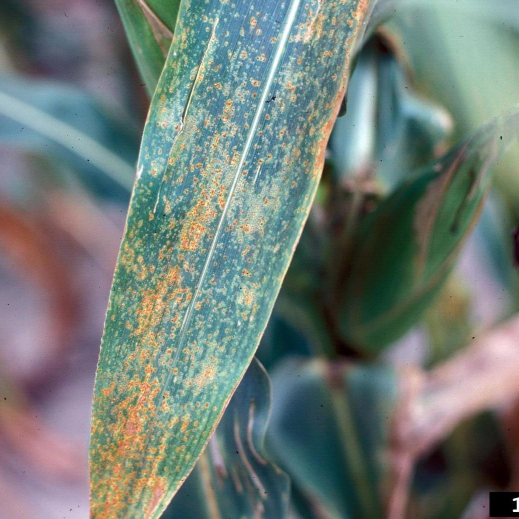
#> input picture temp_upload.jpg, 1038 x 1038 px (shown at 1/2 size)
$ python -i pipeline.py   (imports and definitions only)
#> lines starting #> are read from the running program, lines starting #| are printed output that depends on the picture; after the words box and inside, x2 and y2 are one past the last pixel; in counts of white or black regions, pixels touching at a corner belong together
#> further down, picture is the input picture: shape (1038, 1038, 3); mean B, G, R 118.6, 124.4, 113
from __future__ import annotations

from dataclasses import dataclass

import cv2
import numpy as np


@dataclass
class PreprocessConfig:
    size: int = 224
    gaussian_ksize: int = 3
    gaussian_sigma: float = 0.0
    clahe_clip: float = 2.0
    clahe_grid: int = 8
    hsv_lower: tuple[int, int, int] = (25, 40, 40)
    hsv_upper: tuple[int, int, int] = (90, 255, 255)


def _odd_ksize(k: int) -> int:
    k = int(k)
    if k < 1:
        return 1
    return k if k % 2 == 1 else k + 1


def preprocess_bgr_to_rgb(image_bgr: np.ndarray, cfg: PreprocessConfig | None = None) -> np.ndarray:
    """
    OpenCV preprocessing: resize, light blur, HSV leaf mask, morphology,
    masked color image, CLAHE on L channel (LAB), return RGB uint8 HxWx3.
    """
    cfg = cfg or PreprocessConfig()
    if image_bgr.ndim != 3 or image_bgr.shape[2] != 3:
        raise ValueError("Expected HxWx3 BGR image")

    work = image_bgr.astype(np.uint8, copy=False)
    h, w = work.shape[:2]
#> h = 1038; w = 1038
    scale = cfg.size / max(h, w)
#> scale = 0.216
    new_w = max(1, int(round(w * scale)))
#> new_w = 224
    new_h = max(1, int(round(h * scale)))
#> new_h = 224
    resized = cv2.resize(work, (new_w, new_h), interpolation=cv2.INTER_AREA)
    resized = cv2.resize(resized, (cfg.size, cfg.size), interpolation=cv2.INTER_AREA)

    k = _odd_ksize(cfg.gaussian_ksize)
    blurred = cv2.GaussianBlur(resized, (k, k), cfg.gaussian_sigma)

    hsv = cv2.cvtColor(blurred, cv2.COLOR_BGR2HSV)
#> hsv: shape (224, 224, 3); mean H, S, V 79.7, 69.9, 134.3
    lower = np.array(cfg.hsv_lower, dtype=np.uint8)
    upper = np.array(cfg.hsv_upper, dtype=np.uint8)
    mask = cv2.inRange(hsv, lower, upper)
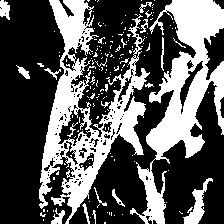
#> mask: shape (224, 224); 34.4% white; 176 white regions (157 under 20 px), largest, box (x1, y1, x2, y2) and area: (39, 0, 150, 224) 8062, (130, 0, 224, 224) 7328, (183, 178, 213, 224) 450
    kernel = cv2.getStructuringElement(cv2.MORPH_ELLIPSE, (5, 5))
    mask = cv2.morphologyEx(mask, cv2.MORPH_CLOSE, kernel, iterations=1)
#> mask: shape (224, 224); 41.7% white; 39 white regions (33 under 20 px), largest, box (x1, y1, x2, y2) and area: (37, 0, 224, 224) 19978, (183, 178, 213, 224) 499, (0, 0, 10, 20) 157, (16, 65, 30, 79) 86, (112, 189, 125, 207) 67, (115, 38, 127, 52) 56
    mask = cv2.morphologyEx(mask, cv2.MORPH_OPEN, kernel, iterations=1)
#> mask: shape (224, 224); 39.1% white; 17 white regions (1 under 20 px), largest, box (x1, y1, x2, y2) and area: (39, 0, 154, 212) 11105, (146, 0, 224, 160) 6423, (138, 167, 166, 224) 941

    segmented = cv2.bitwise_and(blurred, blurred, mask=mask)
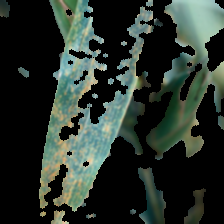
#> segmented: shape (224, 224, 3); mean B, G, R 44.2, 51.3, 41.4
    lab = cv2.cvtColor(segmented, cv2.COLOR_BGR2LAB)
#> lab: shape (224, 224, 3); mean of channels 0, 1, 2 51.9, 123.1, 130.8
    l_ch, a_ch, b_ch = cv2.split(lab)
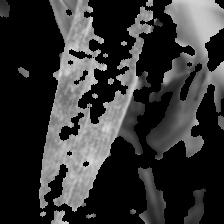
#> l_ch: shape (224, 224); min 0, max 222, mean 51.9
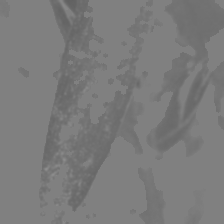
#> a_ch: shape (224, 224); min 97, max 142, mean 123.1
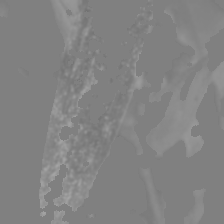
#> b_ch: shape (224, 224); min 114, max 164, mean 130.8
    clahe = cv2.createCLAHE(clipLimit=float(cfg.clahe_clip), tileGridSize=(cfg.clahe_grid, cfg.clahe_grid))
    l_eq = clahe.apply(l_ch)
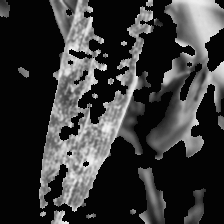
#> l_eq: shape (224, 224); min 2, max 243, mean 55.6
    merged = cv2.merge((l_eq, a_ch, b_ch))
#> merged: shape (224, 224, 3); mean of channels 0, 1, 2 55.6, 123.1, 130.8
    out_bgr = cv2.cvtColor(merged, cv2.COLOR_LAB2BGR)
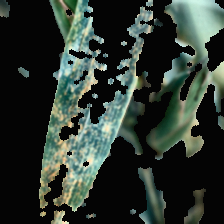
#> out_bgr: shape (224, 224, 3); mean B, G, R 48.6, 55.8, 45.8
    out_rgb = cv2.cvtColor(out_bgr, cv2.COLOR_BGR2RGB)
    return out_rgb.astype(np.uint8)

>>> import cv2
>>> picture = cv2.imread('../../temp_upload.jpg')
>>> result = preprocess_bgr_to_rgb(picture)

$ run again, on temp_heatmap.png
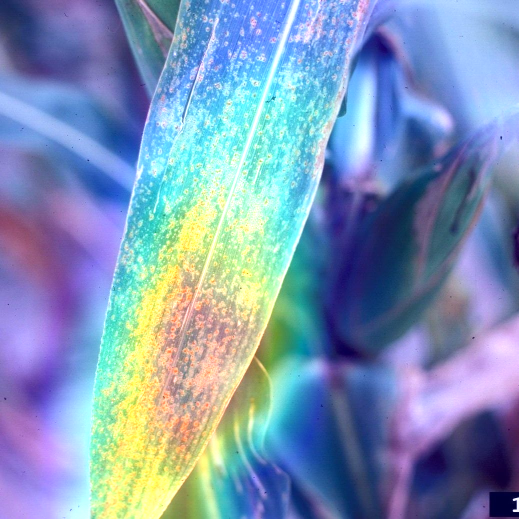
#> input picture temp_heatmap.png, 1038 x 1038 px (shown at 1/2 size)
#> picture is the input picture: shape (1038, 1038, 3); mean B, G, R 182.2, 149.7, 126.7
#> hsv: shape (224, 224, 3); mean H, S, V 99.1, 117.3, 197.4
#> in preprocess_bgr_to_rgb, `mask = cv2.inRange(hsv, lower, upper)`:
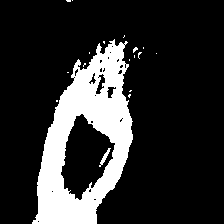
#> mask: shape (224, 224); 18.2% white; 18 white regions (16 under 20 px), largest, box (x1, y1, x2, y2) and area: (32, 39, 133, 224) 9000, (99, 148, 111, 167) 63
#> lab: shape (224, 224, 3); mean of channels 0, 1, 2 42.3, 123.3, 132.4
#> merged: shape (224, 224, 3); mean of channels 0, 1, 2 41.1, 123.3, 132.4
#> in preprocess_bgr_to_rgb, `out_bgr = cv2.cvtColor(merged, cv2.COLOR_LAB2BGR)`:
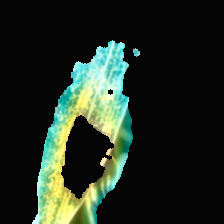
#> out_bgr: shape (224, 224, 3); mean B, G, R 32.5, 43.2, 32.9
